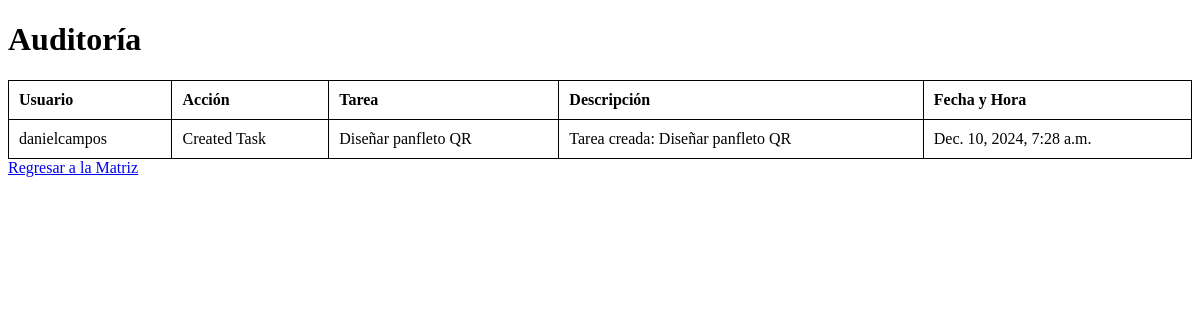
Before: /audit-log/ (signed in) with the older database file.
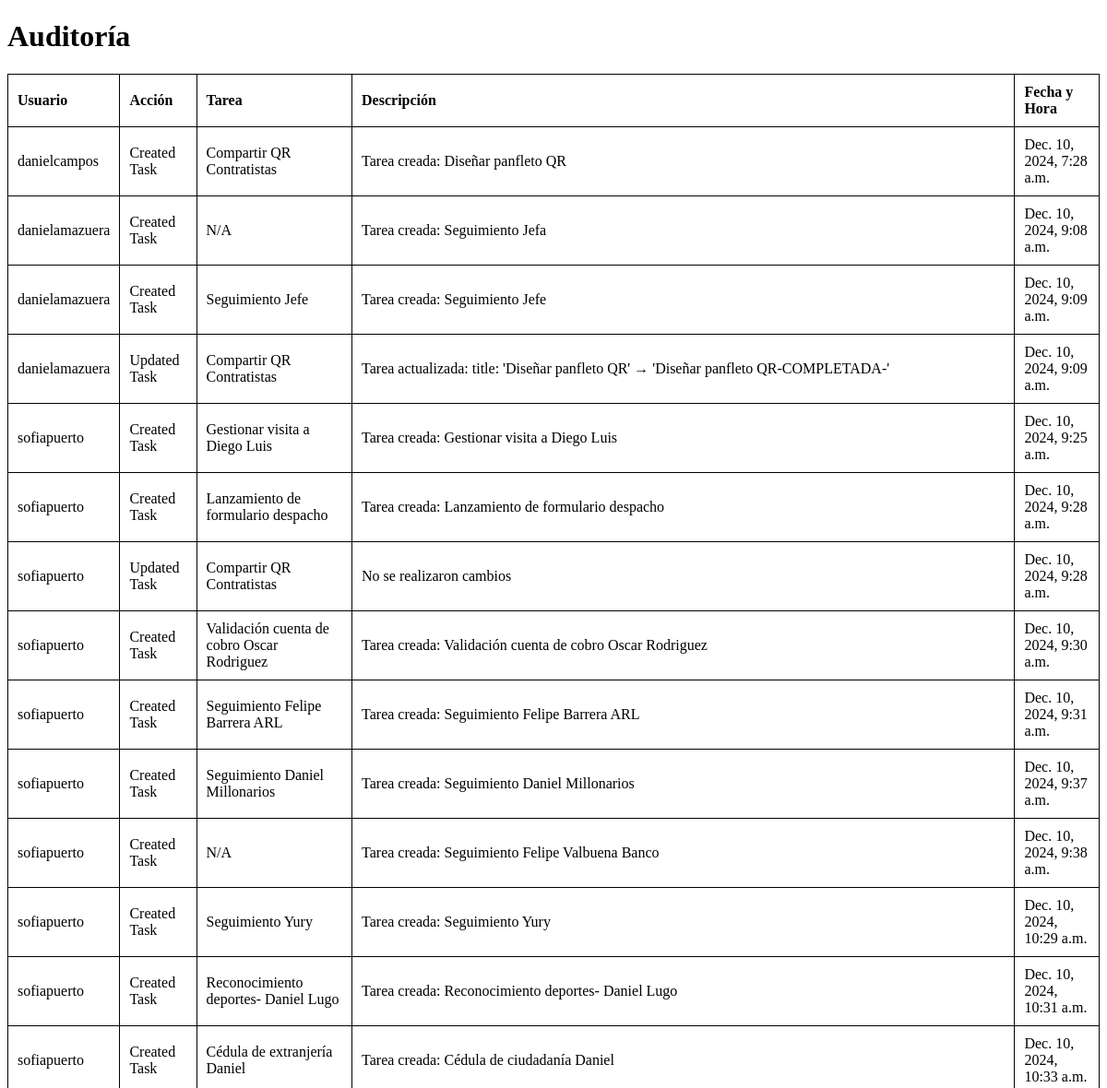
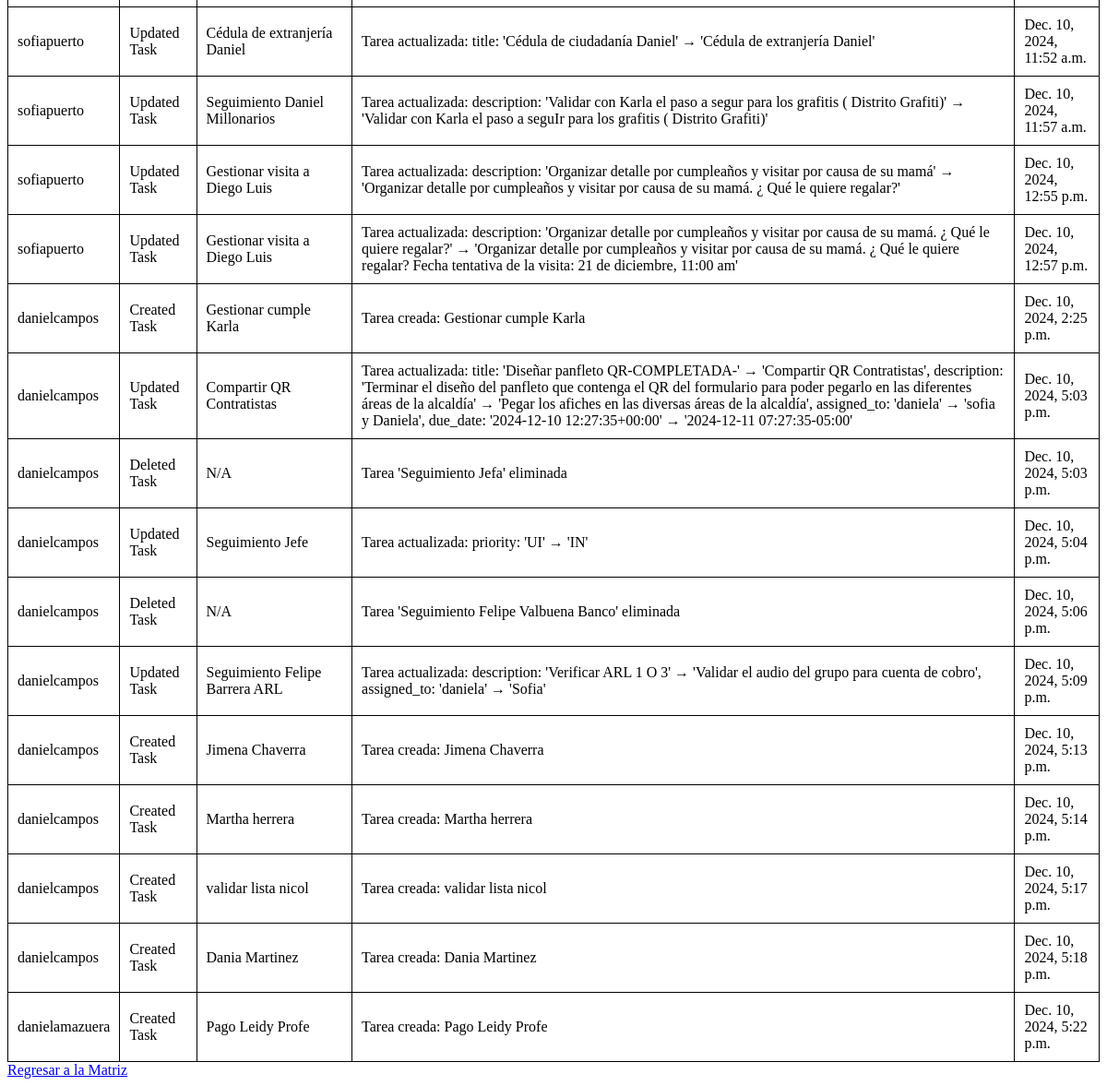
After: the same page with the newer database file (2 pictures, top to bottom).
### taskmanager/models.py (models this page shows, shortened)
class AuditLog(models.Model):
    ACTION_CHOICES = [
        ('create', 'Created Task'),
        ('update', 'Updated Task'),
        ('delete', 'Deleted Task'),
    ]
    user = models.ForeignKey(User, on_delete=models.CASCADE)
    action = models.CharField(max_length=10, choices=ACTION_CHOICES)
    task = models.ForeignKey(Task, on_delete=models.SET_NULL, null=True, blank=True)
    timestamp = models.DateTimeField(auto_now_add=True)
    description = models.TextField(blank=True, null=True)  # Campo para descripciones opcionales

class Task(models.Model):
    PRIORITY_CHOICES = [
        ('UI', 'Urgente e Importante'),
        ('NI', 'No Importante pero Urgente'),
        ('IN', 'Importante pero No Urgente'),
        ('NN', 'No Importante ni Urgente'),
    ]
    STATUS_CHOICES = [
        ('completed', 'Completado'),
        ('in_progress', 'En Proceso'),
    ]
    title = models.CharField(max_length=100)
    description = models.TextField()
    assigned_to = models.CharField(max_length=100)
    area = models.CharField(max_length=100)
    subgroup = models.CharField(max_length=100)
    role = models.CharField(max_length=100)
    start_date = models.DateTimeField(auto_now_add=True)
    due_date = models.DateTimeField()
    priority = models.CharField(max_length=2, choices=PRIORITY_CHOICES)
    status = models.CharField(
        max_length=20,
        choices=STATUS_CHOICES,
        default='in_progress'
    )

### taskmanager/views.py (the view)
# urls.py: path('audit-log/', login_required(task_views.audit_log_view), name='audit_log'),
@login_required
def audit_log_view(request):
    if request.user.username != 'danielcampos':  # Reemplaza con el superusuario esperado
        return redirect('matrix')
    logs = AuditLog.objects.all()
    return render(request, 'audit_log.html', {'logs': logs})

### templates/audit_log.html (shortened to what this page needs)
<!DOCTYPE html>
<html lang="en">
<head>
</head>
<body>
    <h1>Auditoría</h1>
    <table>
        <thead>
            <tr>
                <th>Usuario</th>
                <th>Acción</th>
                <th>Tarea</th>
                <th>Descripción</th>
                <th>Fecha y Hora</th>
            </tr>
        </thead>
        <tbody>
            {% for log in logs %}
                <tr>
                    <td>{{ log.user.username }}</td>
                    <td>{{ log.get_action_display }}</td>
                    <td>
                        {% if log.task %}
                            {{ log.task.title }}
                        {% else %}
                            N/A
                        {% endif %}
                    </td>
                    <td>{{ log.description }}</td>
                    <td>{{ log.timestamp }}</td>
                </tr>
            {% endfor %}
        </tbody>
    </table>
    <a href="{% url 'matrix' %}">Regresar a la Matriz</a>
</body>
</html>

Changed rows visible on the page:
changed through a linked row, AuditLog "Tarea creada: Diseñar panfleto QR": task "Diseñar panfleto QR" → "Compartir QR Contratistas"
added AuditLog: user.username "danielamazuera", action "Created Task", shows "N/A", description "Tarea creada: Seguimiento Jefa", timestamp "Dec. 10, 2024, 9:08 a.m."
added AuditLog: user.username "danielamazuera", action "Created Task", task "Seguimiento Jefe", description "Tarea creada: Seguimiento Jefe", timestamp "Dec. 10, 2024, 9:09 a.m."
added AuditLog: user.username "danielamazuera", action "Updated Task", task "Compartir QR Contratistas", description "Tarea actualizada: title: 'Diseñar panfleto QR' → 'Diseñar panfleto QR-COMPLETADA-'", timestamp "Dec. 10, 2024, 9:09 a.m."
added AuditLog: user.username "sofiapuerto", action "Created Task", task "Gestionar visita a Diego Luis", description "Tarea creada: Gestionar visita a Diego Luis", timestamp "Dec. 10, 2024, 9:25 a.m."
added AuditLog: user.username "sofiapuerto", action "Created Task", task "Lanzamiento de formulario despacho", description "Tarea creada: Lanzamiento de formulario despacho", timestamp "Dec. 10, 2024, 9:28 a.m."
added AuditLog: user.username "sofiapuerto", action "Updated Task", task "Compartir QR Contratistas", description "No se realizaron cambios", timestamp "Dec. 10, 2024, 9:28 a.m."
added AuditLog: user.username "sofiapuerto", action "Created Task", task "Validación cuenta de cobro Oscar Rodriguez", description "Tarea creada: Validación cuenta de cobro Oscar Rodriguez", timestamp "Dec. 10, 2024, 9:30 a.m."
added AuditLog: user.username "sofiapuerto", action "Created Task", task "Seguimiento Felipe Barrera ARL", description "Tarea creada: Seguimiento Felipe Barrera ARL", timestamp "Dec. 10, 2024, 9:31 a.m."
added AuditLog: user.username "sofiapuerto", action "Created Task", task "Seguimiento Daniel Millonarios", description "Tarea creada: Seguimiento Daniel Millonarios", timestamp "Dec. 10, 2024, 9:37 a.m."
added AuditLog: user.username "sofiapuerto", action "Created Task", shows "N/A", description "Tarea creada: Seguimiento Felipe Valbuena Banco", timestamp "Dec. 10, 2024, 9:38 a.m."
added AuditLog: user.username "sofiapuerto", action "Created Task", task "Seguimiento Yury", description "Tarea creada: Seguimiento Yury", timestamp "Dec. 10, 2024, 10:29 a.m."
added AuditLog: user.username "sofiapuerto", action "Created Task", task "Reconocimiento deportes- Daniel Lugo", description "Tarea creada: Reconocimiento deportes- Daniel Lugo", timestamp "Dec. 10, 2024, 10:31 a.m."
added AuditLog: user.username "sofiapuerto", action "Created Task", task "Cédula de extranjería Daniel", description "Tarea creada: Cédula de ciudadanía Daniel", timestamp "Dec. 10, 2024, 10:33 a.m."
added AuditLog: user.username "sofiapuerto", action "Updated Task", task "Cédula de extranjería Daniel", description "Tarea actualizada: title: 'Cédula de ciudadanía Daniel' → 'Cédula de extranjería Daniel'", timestamp "Dec. 10, 2024, 11:52 a.m."
added AuditLog: user.username "sofiapuerto", action "Updated Task", task "Seguimiento Daniel Millonarios", description "Tarea actualizada: description: 'Validar con Karla el paso a segur para los grafitis ( Distrito Grafiti)' → 'Validar con Karla el paso a seguIr para los grafitis ( Distrito Grafiti)'", timestamp "Dec. 10, 2024, 11:57 a.m."
added AuditLog: user.username "sofiapuerto", action "Updated Task", task "Gestionar visita a Diego Luis", description "Tarea actualizada: description: 'Organizar detalle por cumpleaños y visitar por causa de su mamá' → 'Organizar detalle por cumpleaños y visitar por causa de su mamá. ¿ Qué le quiere regalar?'", timestamp "Dec. 10, 2024, 12:55 p.m."
added AuditLog: user.username "sofiapuerto", action "Updated Task", task "Gestionar visita a Diego Luis", description "Tarea actualizada: description: 'Organizar detalle por cumpleaños y visitar por causa de su mamá. ¿ Qué le quiere regalar?' → 'Organizar detalle por cumpleaños y visitar por causa de su mamá. ¿ Qué le quiere regalar? Fecha tentativa de la visita: 21 de diciembre, 11:00 am'", timestamp "Dec. 10, 2024, 12:57 p.m."
added AuditLog: user.username "danielcampos", action "Created Task", task "Gestionar cumple Karla", description "Tarea creada: Gestionar cumple Karla", timestamp "Dec. 10, 2024, 2:25 p.m."
added AuditLog: user.username "danielcampos", action "Updated Task", task "Compartir QR Contratistas", description "Tarea actualizada: title: 'Diseñar panfleto QR-COMPLETADA-' → 'Compartir QR Contratistas', description: 'Terminar el diseño del panfleto que contenga el QR del formulario para poder pegarlo en las diferentes áreas de la alcaldía' → 'Pegar los afiches en las diversas áreas de la alcaldía', assigned_to: 'daniela' → 'sofia y Daniela', due_date: '2024-12-10 12:27:35+00:00' → '2024-12-11 07:27:35-05:00'", timestamp "Dec. 10, 2024, 5:03 p.m."
added AuditLog: user.username "danielcampos", action "Deleted Task", shows "N/A", description "Tarea 'Seguimiento Jefa' eliminada", timestamp "Dec. 10, 2024, 5:03 p.m."
added AuditLog: user.username "danielcampos", action "Updated Task", task "Seguimiento Jefe", description "Tarea actualizada: priority: 'UI' → 'IN'", timestamp "Dec. 10, 2024, 5:04 p.m."
added AuditLog: user.username "danielcampos", action "Deleted Task", shows "N/A", description "Tarea 'Seguimiento Felipe Valbuena Banco' eliminada", timestamp "Dec. 10, 2024, 5:06 p.m."
added AuditLog: user.username "danielcampos", action "Updated Task", task "Seguimiento Felipe Barrera ARL", description "Tarea actualizada: description: 'Verificar ARL 1 O 3' → 'Validar el audio del grupo para cuenta de cobro', assigned_to: 'daniela' → 'Sofia'", timestamp "Dec. 10, 2024, 5:09 p.m."
added AuditLog: user.username "danielcampos", action "Created Task", task "Jimena Chaverra", description "Tarea creada: Jimena Chaverra", timestamp "Dec. 10, 2024, 5:13 p.m."
added AuditLog: user.username "danielcampos", action "Created Task", task "Martha herrera", description "Tarea creada: Martha herrera", timestamp "Dec. 10, 2024, 5:14 p.m."
added AuditLog: user.username "danielcampos", action "Created Task", task "validar lista nicol", description "Tarea creada: validar lista nicol", timestamp "Dec. 10, 2024, 5:17 p.m."
added AuditLog: user.username "danielcampos", action "Created Task", task "Dania Martinez", description "Tarea creada: Dania Martinez", timestamp "Dec. 10, 2024, 5:18 p.m."
added AuditLog: user.username "danielamazuera", action "Created Task", task "Pago Leidy Profe", description "Tarea creada: Pago Leidy Profe", timestamp "Dec. 10, 2024, 5:22 p.m."
